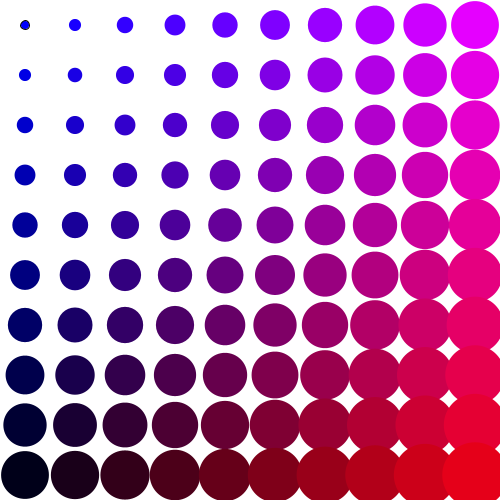
Frame 1 (no input)
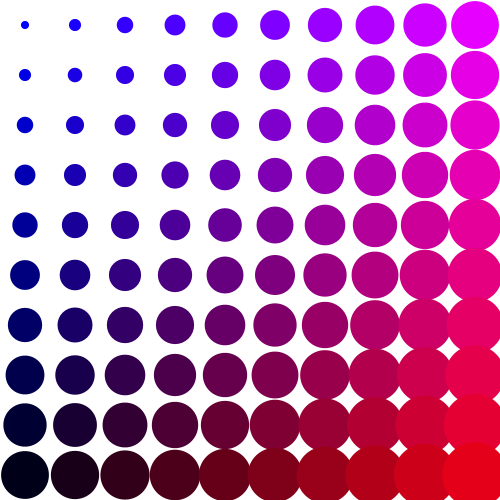
Frame 60 (the mouse pressed at the canvas centre just before this capture)
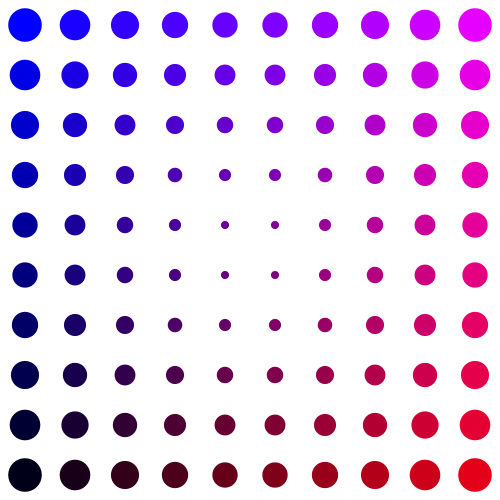
Frame 120 (the mouse held since frame 60 and released just before this capture)

The Processing sketch that drew these frames (run headless with seeded random() and noise(); from frame 60 on, the mouse is pressed at the canvas centre):

// Processing sketch: code1_week5_classwork_1
// ── code1_week5_classwork_1.pde
int size  = 50;
int rows, cols;
void setup(){
  size(500, 500);
  rows = height/size;
  cols = width/size;
  
  //for(int i= 0; i<=10; i+=2){
  //  if(i%2==0){
  //  println(i);
    //size = width /10;
  }
  
void draw(){
  background(255);
  
  for(int i = 0; i<10; i++){
    for(int j = 0; j<10; j++){
    float d = dist(mouseX,mouseY, i*size + size/2, j*size + size/2);
    
    //float s = map(d, 0, width, 0, 200);
    float s = map(d, 0, width, 5, size);
    
    //int r = int(map(i, 0, 10, 0, 255));
    //fill(r, 0, 50);
    
    int r = int(map(i, 0, 10, 0, 255));
    int b = int(map(j, 0, 10, 255, 0));
    fill(r, 0, b);
    ellipse(i*size + size/2, j*size + size/2, s, s);
    noStroke();
  }
}
}
